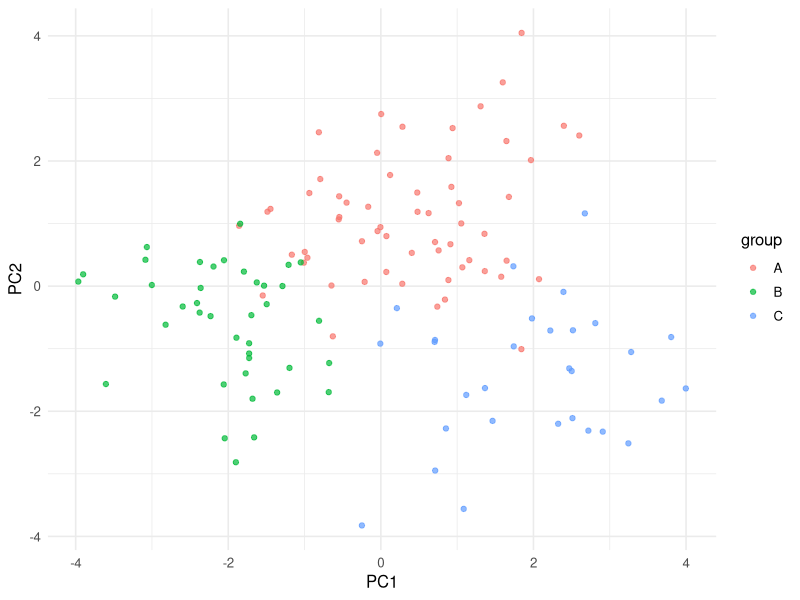

Source code (R):
# ============================================================
# Biostatistics Courses
# Course 4 — Week 1, Session 4: Clustering (k-means, hierarchical, model-based)
# ============================================================

# --- 0. Setup --------------------------------------------------
library(tidyverse)
library(mclust)
library(cluster)
set.seed(42)
theme_set(theme_minimal(base_size = 12))

# --- 1. Hypothesis / Goal --------------------------------------
# Recover three simulated Gaussian blobs via k-means, hierarchical
# and model-based clustering; compare partitions.

# --- 2. Data ---------------------------------------------------
make_blob <- function(n, mu, sd = 1) matrix(rnorm(n * 5, 0, sd), n, 5) +
  rep(mu, each = n)
X <- rbind(
  make_blob(60, c(0, 0, 0, 0, 0)),
  make_blob(40, c(3, 0, 0, 0, 0)),
  make_blob(30, c(0, 3, 0, 0, 0))
)
true_lbl <- rep(c("A", "B", "C"), c(60, 40, 30))

# --- 3. Visualise ----------------------------------------------
pc <- prcomp(X)$x[, 1:2]
p1 <- tibble(PC1 = pc[, 1], PC2 = pc[, 2], group = true_lbl) |>
  ggplot(aes(PC1, PC2, colour = group)) + geom_point(alpha = 0.7)
print(p1)

# --- 4. Assumptions --------------------------------------------
# k-means: spherical equal-variance clusters. mclust: Gaussian
# mixture. hclust: Euclidean distance is meaningful.

# --- 5. Conduct / Fit ------------------------------------------
wss <- sapply(2:8, function(k) kmeans(X, centers = k, nstart = 10)$tot.withinss)
sil <- sapply(2:8, function(k) {
  km <- kmeans(X, centers = k, nstart = 10)
  mean(silhouette(km$cluster, dist(X))[, 3])
})
hc <- hclust(dist(X), method = "ward.D2")
mc <- Mclust(X, G = 1:6)

# --- 6. Report -------------------------------------------------
cat(sprintf("mclust selected G = %d\n", mc$G))
cat(sprintf("Best k by silhouette: k = %d (mean sil = %.2f)\n",
            which.max(sil) + 1, max(sil)))
